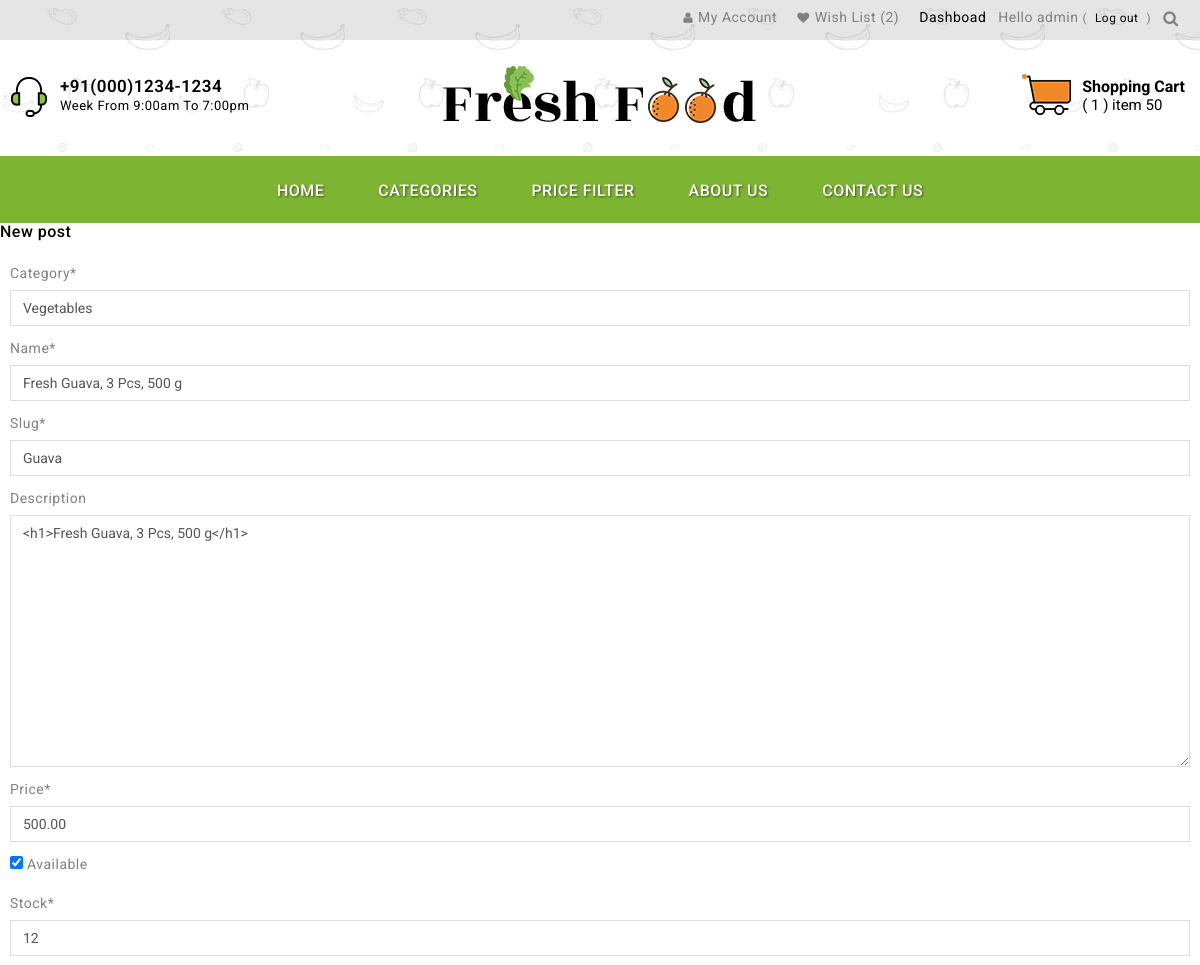
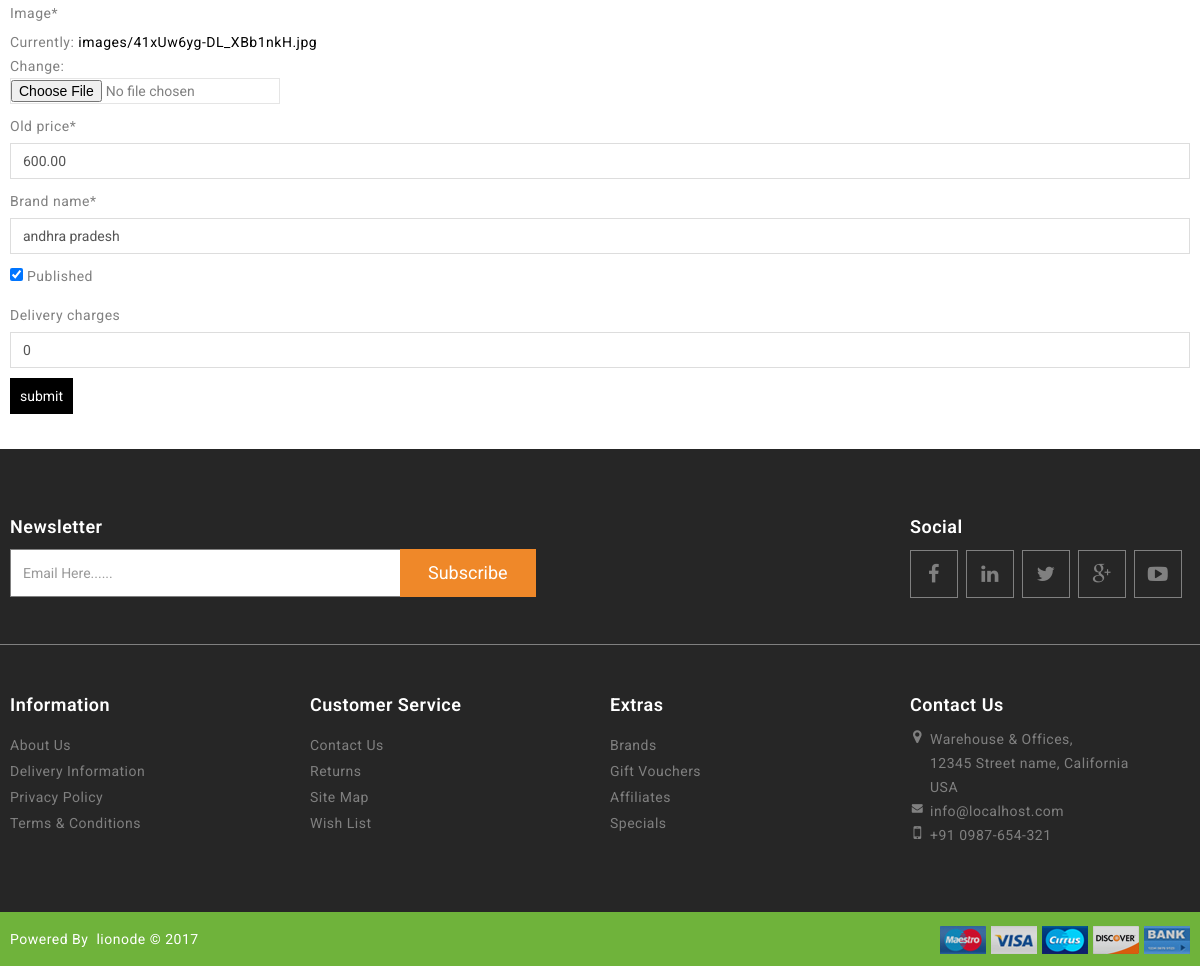
The app's page /product_edit/3 (signed in) with its own data (2 pictures, top to bottom).
### blog/models.py (models this page shows, shortened)
class User(AbstractUser):
    first_name = models.CharField(max_length=30)
    last_name = models.CharField(max_length=30)
    email = models.EmailField(unique=True, null=False )
    username = models.CharField(max_length=30, unique=False)
    is_active = models.BooleanField( default=True)
    date_joined = models.DateTimeField(default=timezone.now)
    seller = models.BooleanField(default=False)
    USERNAME_FIELD = 'email'
    REQUIRED_FIELDS = ['username']

class Order(models.Model):
    orderitems  = models.ManyToManyField(Cart)
    user = models.ForeignKey(User, on_delete=models.CASCADE)
    ordered = models.BooleanField(default=False)
    created = models.DateTimeField(auto_now_add=True)
    paymentId = models.CharField(max_length=200, blank=True , null=True)
    orderId = models.CharField(max_length=200, blank=True, null=True)
    def get_totals(self):
        total = 0
        for order_item in self.orderitems.all():
            total += order_item.get_total()
        return total
    def get_delivery(self):
        for p in self.orderitems.all():
            d= p.quantity * p.item.delivery_charges
            return d
    def get_percentage(self):
        p = self.get_totals()*0.09
        return p
    def all_total(self):
        if self.get_delivery() >= 500 :
            return self.get_percentage()+self.get_totals()
        else :
            return self.get_percentage()+self.get_totals()+self.get_delivery()

class Cart(models.Model):
    user = models.ForeignKey(User, on_delete=models.CASCADE)
    item = models.ForeignKey(Product, on_delete=models.CASCADE)
    quantity = models.IntegerField(default=1)
    created = models.DateTimeField(auto_now_add=True)
    purchased = models.BooleanField(default=False)
    def get_total(self):
        total = self.item.price * self.quantity
        floattotal = float("{0:.2f}".format(total))
        return floattotal

class Product(models.Model):
    category = models.ForeignKey(subcategory, related_name='products', on_delete=models.CASCADE)
    name = models.CharField(max_length=100)
    slug = models.SlugField(max_length=100)
    description = RichTextUploadingField(blank=True)
    price = models.DecimalField(max_digits=10, decimal_places=2)
    available = models.BooleanField(default=True)
    stock = models.PositiveIntegerField()
    image = models.ImageField( upload_to='images/')
    created_at = models.DateTimeField(auto_now_add=True)
    updated_at = models.DateTimeField(auto_now=True)
    old_price = models.DecimalField(max_digits=10, decimal_places=2, null=True)
    brand_name = models.CharField(max_length=25, null=True)
    author = models.ForeignKey(User, on_delete=models.CASCADE)
    published = models.BooleanField(default=1)
    delivery_charges = models.PositiveIntegerField(default=0,blank=True)
    class Meta:
        ordering = ('name', )
        index_together = (('id', 'slug'),)

class subcategory(models.Model):
    name = models.CharField(max_length=50, unique=True)
    slug = models.SlugField()
    def __str__(self):
        return self.name

### blog/views.py (the view)
# urls.py: path('product_edit/<int:pk>', views.product_edit, name='product_edit'),
@login_required
def product_edit(request, pk):
    post = get_object_or_404(Product, pk=pk)
    if request.method == "POST":
        form = ProductForm(request.POST, request.FILES, instance=post)
        if form.is_valid():
            post = form.save(commit=False)
            post.author = request.user
            post.updated_at = timezone.now()
            post.save()
            return redirect('product_list')
    else:
        form = ProductForm(instance=post)
    return render(request, 'blog/product_edit.html', {'form': form})

### blog/forms.py
class ProductForm(forms.ModelForm):
    class Meta:
        model = Product
        fields = ('category','name','slug','description',
                   'price','available','stock',
                   'image','old_price','brand_name','published','delivery_charges')

### blog/templatetags/cart_tag.py (called while the page is built)
@register.filter
def cart_item_count(user):
    if user.is_authenticated:
        qs = Order.objects.filter(user=user, ordered=False)
        if qs.exists():
            return qs[0].orderitems.count()
    return 0

@register.filter
def cash_total(user):
	if user.is_authenticated:
		total=Order.objects.filter(user=user,ordered=False)
		if total:
			t=total[0].get_totals()
			return t
		else:
			return 0
	else:
		return 0

@register.simple_tag
def subcategory_list():
	total=subcategory.objects.all()
	return total

@register.filter
def wish_count(user):
	 if user.is_authenticated:
	 	qs = Wish.objects.filter(user=user).count()
	 	return qs
	 return 0

@register.simple_tag
def order_count_list():
	qs = Order.objects.filter(ordered=False)
	ad = qs[0].orderitems.filter(purchased=False)
	if qs.exists():
		return ad
	else:
		return 0
	return 0

@register.simple_tag
def cart_count_list():
	qs = Order.objects.filter(ordered=False)
	return qs

### templates/blog/product_edit.html (shortened to what this page needs)
{% extends 'blog/base.html' %}
{% load crispy_forms_tags %}
{% block content %}
    <h2>New post</h2>
    <div class="container">
    <form method="POST" class="post-form" enctype="multipart/form-data">{% csrf_token %}
               {{ form|crispy }}
        <button type="submit" class="save btn btn-default">submit</button>
    </form>
    </div>
{% endblock %}

### templates/blog/base.html (shortened to what this page needs)
{% load static %}
{% load cart_tag %}
<!DOCTYPE html>
<html lang="en">
<head>
<link href="{% static 'bootstrap/css/bootstrap.min.css' %}" rel="stylesheet" media="screen" />
<link href="{% static 'font-awesome/css/font-awesome.min.css' %}" rel="stylesheet" type="text/css" />
<link href="{% static 'css/stylesheet.css' %}" rel="stylesheet">
<link href="{% static 'css/responsive.css' %}" rel="stylesheet">
<link href="{% static 'owl-carousel/owl.carousel.css' %}" type="text/css" rel="stylesheet" media="screen" />
<link href="{% static 'owl-carousel/owl.transitions.css' %}" type="text/css" rel="stylesheet" media="screen" />
</head>
<body>
<header>
  <div class="header-top">
    <div class="container">
      <div class="row">
        <div class="col-sm-12">
          <div class="top-right pull-right">
            <div id="top-links" class="nav pull-right">
              <ul class="list-inline">
                {% if user.is_authenticated %}
                <li class="dropdown"><a href="#" title="My Account" class="dropdown-toggle" data-toggle="dropdown"> <i class="fa fa-user"></i><span>My Account</span> </a>
                  {% endif %}
                </li>
                <li><a href="{% url 'wish_list' %}" id="wishlist-total" title="Wish List (0)"><i class="fa fa-heart"></i><span>Wish List</span><span> ({{request.user|wish_count}})</span></a></li>
                {% if request.user.seller %}
                <li class="top-menu"><a href="{% url 'product_list' %}">Dashboad</a></li>
                {% endif %}
                <li>
                {% if user.is_authenticated %}
                  <p class="top-menu">Hello {{ user.username }} <small>(<a href="{% url 'logout' %}">Log out</a>)</small></p>
                  {% else %}
                  <p class="top-menu"><small>(<a href="{% url 'login' %}">Login</a>)</small></p>
                  {% endif %}
                  </li>
              </ul>
              <div class="search-box">
                <form method="GET" action="{% url 'search' %}">
                          <button class="search-btn"><i class="fa fa-search"></i></button>
                          </form>
                        </div>
            </div>
          </div>
        </div>
      </div>
    </div>
  </div>
  <div class="container">
    <div class="header-inner">
      <div class="col-sm-4 col-xs-6 header-left">
        <div class="shipping">
          <div class="shipping-img"></div>
          <div class="shipping-text">+91(000)1234-1234<span class="shipping-detail">Week From 9:00am To 7:00pm</span></div>
        </div>
      </div>
      <div class="col-sm-4 col-xs-12 header-middle">
        <div class="header-middle-top">
          <div id="logo"> <a href="{% url 'product' %}"><img src="/static/image/logo.png" title="E-Commerce" alt="E-Commerce" class="img-responsive" /></a> </div>
        </div>
      </div>
      <div class="col-sm-4 col-xs-12 header-right">
        <div id="cart" class="btn-group btn-block">
          <button type="button" class="btn btn-inverse btn-block btn-lg dropdown-toggle cart-dropdown-button"> <span id="cart-total"><span class="cart-title"><a href="{% url 'cart' %} ">Shopping Cart</a></span><br>
          {% if request.user.is_authenticated %}
          ( {{ request.user|cart_item_count }} )
          {% else %}
          ( 0 )
          {% endif %}
        item
         {{ request.user|cash_total|floatformat:0 }}
           </span> </button>
        </div>
      </div>
    </div>
  </div>
</header>
<nav id="menu" class="navbar">
  <div class="nav-inner container">
    <div class="navbar-collapse">
      <ul class="main-navigation">
        <li><a href="{% url 'product' %}"   class="parent"  >Home</a> </li>
        <li><a href="#" class="active parent">Categories</a>
            {% subcategory_list as dhar %}
        </li>
         <li><a href="#" class="active parent">price filter</a>
        </li>
        <li><a href="#"   class="parent"  >About Us</a> </li>
        <li><a href="{% url 'contact' %}"   class="parent"  >Contact Us</a> </li>
      </ul>
    </div>
  </div>
</nav>
{% block content %}
{% endblock %}
<footer>
  <div class="container">
    <div class="row">
      <div class="footer-top-cms">
        <div class="col-sm-7">
          <div class="newslatter">
            <form>
              <h5>Newsletter</h5>
              <div class="input-group">
                <input type="text" class=" form-control" placeholder="Email Here......">
                <button type="submit" value="Sign up" class="btn btn-large btn-primary">Subscribe</button>
              </div>
            </form>
          </div>
        </div>
        <div class="col-sm-5">
          <div class="footer-social">
            <h5>Social</h5>
            <ul>
              <li class="facebook"><a href="#"><i class="fa fa-facebook"></i></a></li>
              <li class="linkedin"><a href="#"><i class="fa fa-linkedin"></i></a></li>
              <li class="twitter"><a href="#"><i class="fa fa-twitter"></i></a></li>
              <li class="gplus"><a href="#"><i class="fa fa-google-plus"></i></a></li>
              <li class="youtube"><a href="#"><i class="fa fa-youtube-play"></i></a></li>
            </ul>
          </div>
        </div>
      </div>
    </div>
    <div class="row">
      <div class="col-sm-3 footer-block">
        <h5 class="footer-title">Information</h5>
        <ul class="list-unstyled ul-wrapper">
          <li><a href="about-us.html">About Us</a></li>
          <li><a href="checkout.html">Delivery Information</a></li>
          <li><a href="#">Privacy Policy</a></li>
          <li><a href="#">Terms &amp; Conditions</a></li>
        </ul>
      </div>
      <div class="col-sm-3 footer-block">
        <h5 class="footer-title">Customer Service</h5>
        <ul class="list-unstyled ul-wrapper">
          <li><a href="contact.html">Contact Us</a></li>
          <li><a href="#">Returns</a></li>
          <li><a href="#">Site Map</a></li>
          <li><a href="#">Wish List</a></li>
        </ul>
      </div>
      <div class="col-sm-3 footer-block">
        <h5 class="footer-title">Extras</h5>
        <ul class="list-unstyled ul-wrapper">
          <li><a href="#">Brands</a></li>
          <li><a href="gift.html">Gift Vouchers</a></li>
          <li><a href="affiliate.html">Affiliates</a></li>
          <li><a href="#">Specials</a></li>
        </ul>
      </div>
      <div class="col-sm-3 footer-block">
        <div class="content_footercms_right">
          <div class="footer-contact">
            <h5 class="contact-title footer-title">Contact Us</h5>
            <ul class="ul-wrapper">
              <li><i class="fa fa-map-marker"></i><span class="location2"> Warehouse & Offices,<br>
                12345 Street name, California<br>
                USA</span></li>
              <li><i class="fa fa-envelope"></i><span class="mail2"><a href="#">info@localhost.com</a></span></li>
              <li><i class="fa fa-mobile"></i><span class="phone2">+91 0987-654-321</span></li>
            </ul>
          </div>
        </div>
      </div>
    </div>
  </div>
  <a id="scrollup">Scroll</a> </footer>
<div class="footer-bottom">
  <div class="container">
    <div class="copyright">Powered By &nbsp;<a class="yourstore" href="http://www.lionode.com/">lionode &copy; 2017 </a> </div>
    <div class="footer-bottom-cms">
      <div class="footer-payment">
        <ul>
          <li class="mastero"><a href="#"><img alt="" src="/static/image/payment/mastero.jpg"></a></li>
          <li class="visa"><a href="#"><img alt="" src="/static/image/payment/visa.jpg"></a></li>
          <li class="currus"><a href="#"><img alt="" src="/static/image/payment/currus.jpg"></a></li>
          <li class="discover"><a href="#"><img alt="" src="/static/image/payment/discover.jpg"></a></li>
          <li class="bank"><a href="#"><img alt="" src="/static/image/payment/bank.jpg"></a></li>
        </ul>
      </div>
    </div>
  </div>
</div>
</body>
</html>

### records on screen
User: user|wish_count "2", username "admin", user|cart_item_count "1", user|cash_total "50"
Product: category "Vegetables", slug "Guava", description "<h1>Fresh Guava, 3 Pcs, 500 g</h1>", price "500.00", available "☑", stock "12", old_price "600.00", brand_name "andhra pradesh", published "☑", delivery_charges "0"
subcategory: name "Fresh Guava, 3 Pcs, 500 g"
